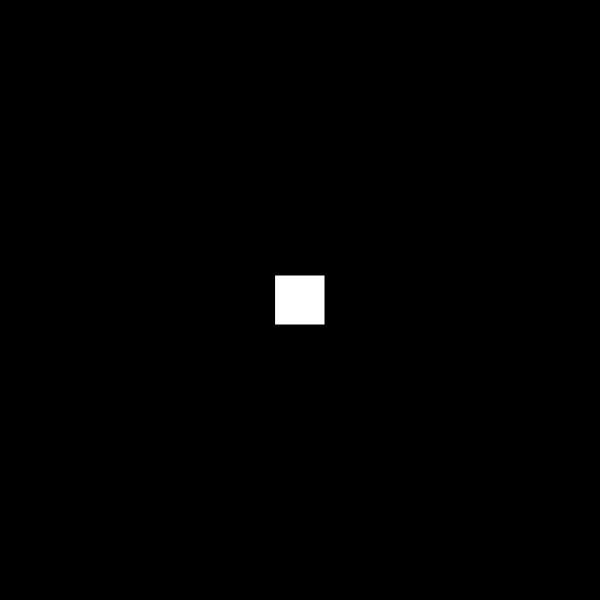
Frame 1 (no input)
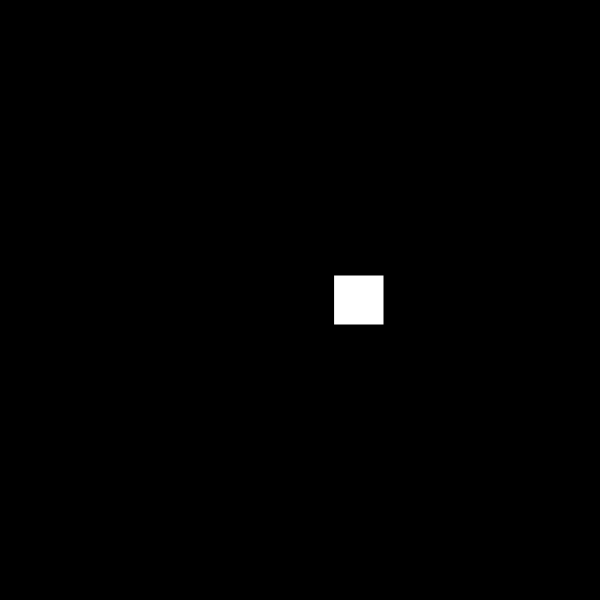
Frame 60 (no input)
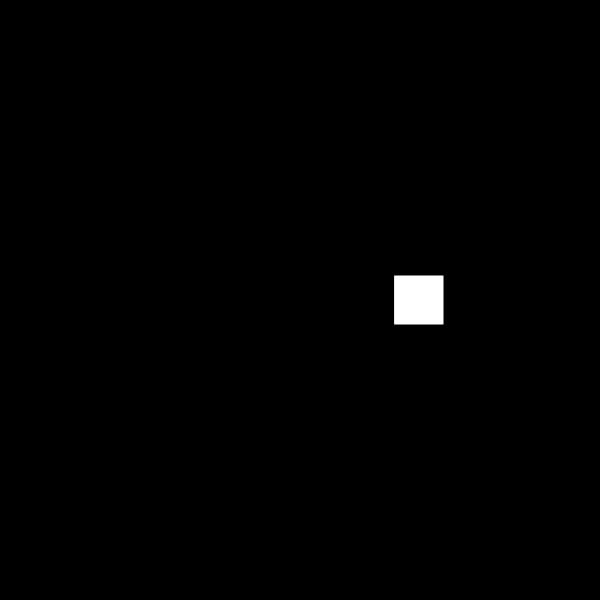
Frame 120 (the mouse pressed at the canvas centre since frame 60)

The p5.js sketch that drew these frames (run headless with seeded random() and noise() and a simulated clock; from frame 60 on, the mouse is pressed at the canvas centre):

// p5.js sketch
// ── sketch.js
//  This was developed from Dan Shiffman's Coding Train
//  See 2.2: https://www.youtube.com/playlist?list=PLRqwX-V7Uu6Zy51Q-x9tMWIv9cueOFTFA

let boxX = 300;

function setup() {
  createCanvas(600, 600);
}

function draw() {
  background(0);

  rectMode(CENTER);
  rect(boxX, 300, 50, 50);
  boxX = boxX + 1;

//  If boxX reaches the edge of the canvas, move left
//  If boxX reaches the edge of the canvas, boxX-1
//  If boxX is great than canvas width, boxX-1
//  If boxX > width, boxX-1

//  What happens when the box reaches the left edge?
}
